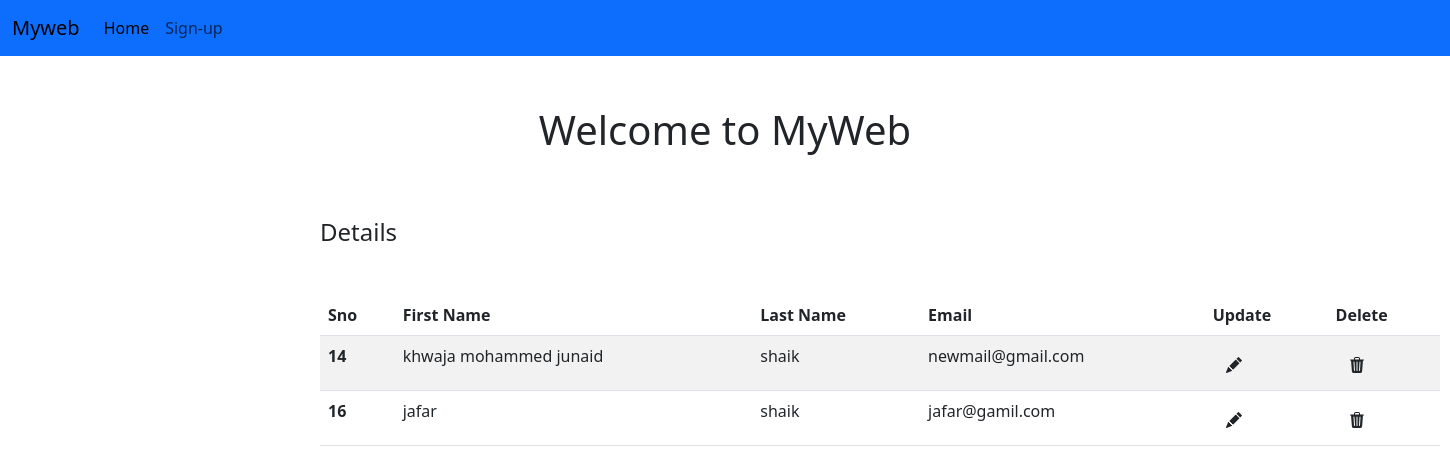
Page /home on the earlier database version.
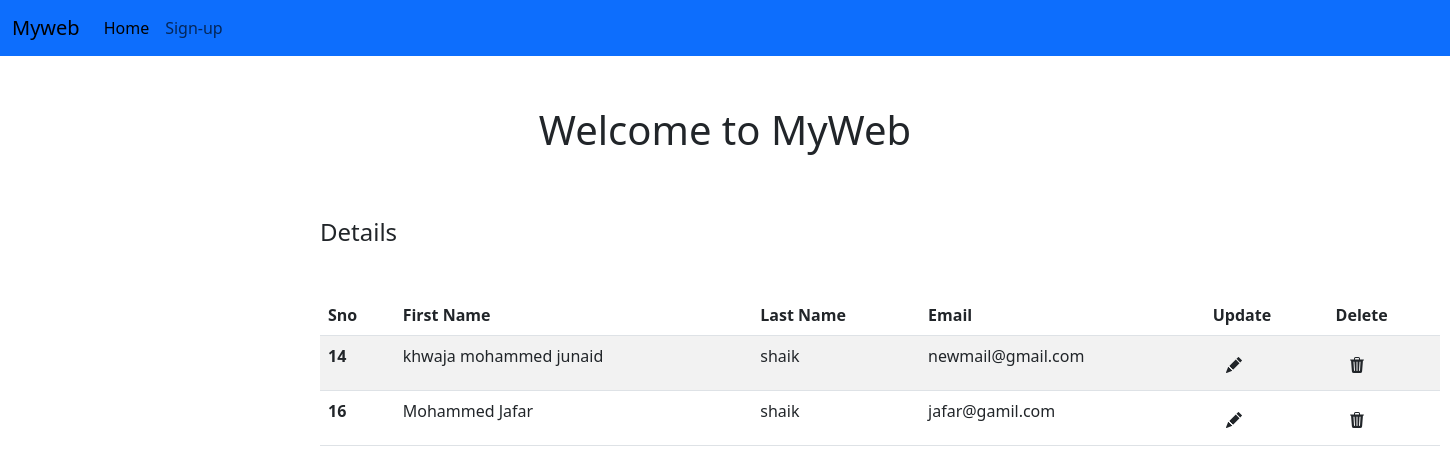
Same page on the later database version.
### home_page/models.py (models this page shows)
class Register(models.Model):
    firstname = models.CharField(max_length=50)
    lastname = models.CharField(max_length=50)
    email = models.EmailField()
    pwd = models.CharField(max_length=6)

### home_page/views.py (the view)
# urls.py: path('home',views.home,name="home"),
def home(request):
    query = Register.objects.all()
    print(query)
    context = {"data":query}
    return render(request,"home.html",context)

### templates/home.html (shortened to what this page needs)
<!DOCTYPE html>
<html lang="en">
  <head>
    <link
      href="https://cdn.jsdelivr.net/npm/bootstrap@5.3.0/dist/css/bootstrap.min.css"
      rel="stylesheet"
    />
  </head>
  <body>
    <div class="nav-bar">
      <nav class="navbar navbar-expand-lg bg-primary">
        <div class="container-fluid">
          <a class="navbar-brand" href="#">Myweb</a>
          <div class="collapse navbar-collapse" id="navbarNav">
            <ul class="navbar-nav">
              <li class="nav-item">
                <a class="nav-link active" aria-current="page" href="/home"
                  >Home</a
                >
              </li>
              <li class="nav-item">
                <a class="nav-link" href="/">Sign-up</a>
              </li>
            </ul>
          </div>
        </div>
      </nav>
    </div>
    <h1 style="text-align: center; margin-top: 50px">Welcome to MyWeb</h1>
    <h4 style="margin-left: 20rem; margin-top: 4rem">Details</h4>
    <table
      class="table table-striped"
      style="width: 70rem; margin-left: 20rem; margin-top: 3rem"
    >
      <thead>
        <tr>
          <th scope="col">Sno</th>
          <th scope="col">First Name</th>
          <th scope="col">Last Name</th>
          <th scope="col">Email</th>
          <th scope="col">Update</th>
          <th scope="col">Delete</th>
        </tr>
      </thead>
      <tbody>
        {%for i in data%}
        <tr>
          <th scope="row">{{i.id}}</th>
          <td>{{i.firstname}}</td>
          <td>{{i.lastname}}</td>
          <td>{{i.email}}</td>
          <td>
            <a href="/update/{{i.id}}" class="btn"
              ></a>
          </td>
          <td>
            <a href="/delete/{{i.id}}" class="btn"
              ></a>
          </td>
        </tr>
        {% endfor %}
      </tbody>
    </table>
  </body>
</html>

Differences in the rows shown:
changed Register "jafar@gamil.com": firstname "jafar" → "Mohammed Jafar"
